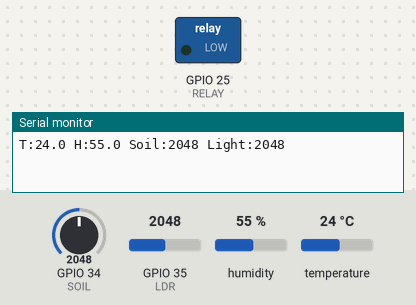
The program below on a simulated ESP32. Shown: switched loads named in the program (green lamp = pin HIGH), the last lines printed to the serial monitor. The inputs (shaded band) are chosen by the test bench; at power-on: GPIO 34 (SOIL) = 2048, GPIO 35 (LDR) = 2048, humidity 55 %, temperature 24 °C. WiFi joins after 1.5 s; servers stay silent unless stated; web services answer with replies made up by the test bench.

Above: at 2.7 s.
2.8 s: GPIO 34 (SOIL) set to 1541
16.8 s: GPIO 34 (SOIL) set to 1466
28.2 s: GPIO 34 (SOIL) set to 1540
At 28.7 s:
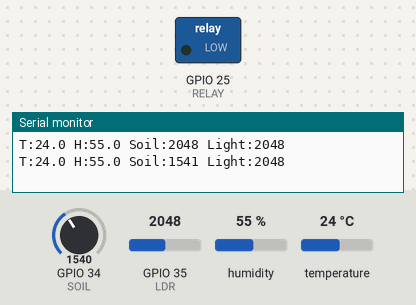
39.6 s: GPIO 34 (SOIL) set to 1460
At 48.1 s:
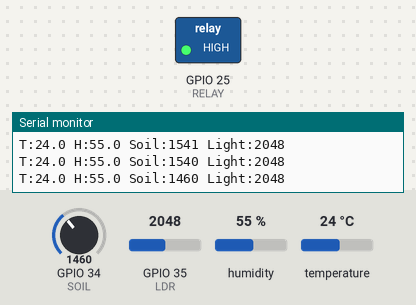
51.0 s: GPIO 34 (SOIL) set to 2866
At 63.5 s:
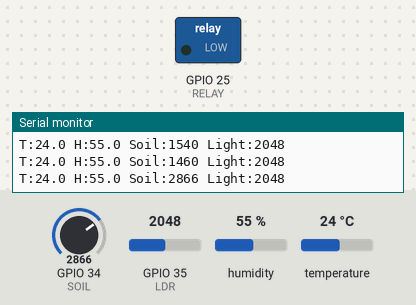
Timing chart, 0 to 64.8 s (numbered marks = the images above; inputs shaded):
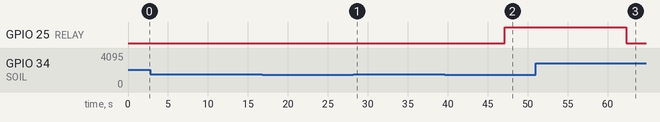

The program:

main.cpp
```cpp
#include <WiFi.h>
#include <HTTPClient.h>
#include "DHT.h"

#define DHTPIN 14
#define SOIL 34
#define LDR 35
#define RELAY 25
DHT dht(DHTPIN, DHT22);

const char* ssid = "Wokwi-GUEST";
const char* pass = "";
String apiKey = "MVLWKLFXPXBBPBVS";

void setup() {
  Serial.begin(115200);
  pinMode(RELAY, OUTPUT);
  digitalWrite(RELAY, LOW);
  dht.begin();
  WiFi.begin(ssid, pass);
  while (WiFi.status() != WL_CONNECTED) delay(500);
}

void loop() {
  float t = dht.readTemperature();
  float h = dht.readHumidity();
  int soil = analogRead(SOIL);
  int light = analogRead(LDR);

  digitalWrite(RELAY, soil < 1500 ? HIGH : LOW);

  if (WiFi.status() == WL_CONNECTED) {
    HTTPClient http;
    String url = "http://api.thingspeak.com/update?api_key=" + apiKey +
                  "&field1=" + t + "&field2=" + h +
                  "&field3=" + soil + "&field4=" + light;
    http.begin(url);
    http.GET();
    http.end();
  }

  Serial.printf("T:%.1f H:%.1f Soil:%d Light:%d\n", t, h, soil, light);
  delay(15000);
}
```

Measured:
- after the input at 2.8 s, every drawn part: stays the same
- after the input at 28.2 s, GPIO 25 (RELAY): stays LOW (without the input it goes to HIGH after 3.7 s)
- after the input at 39.6 s, GPIO 25 (RELAY): LOW → HIGH after 7.5 s
- after the input at 51.0 s, GPIO 25 (RELAY): HIGH → LOW after 11.3 s
